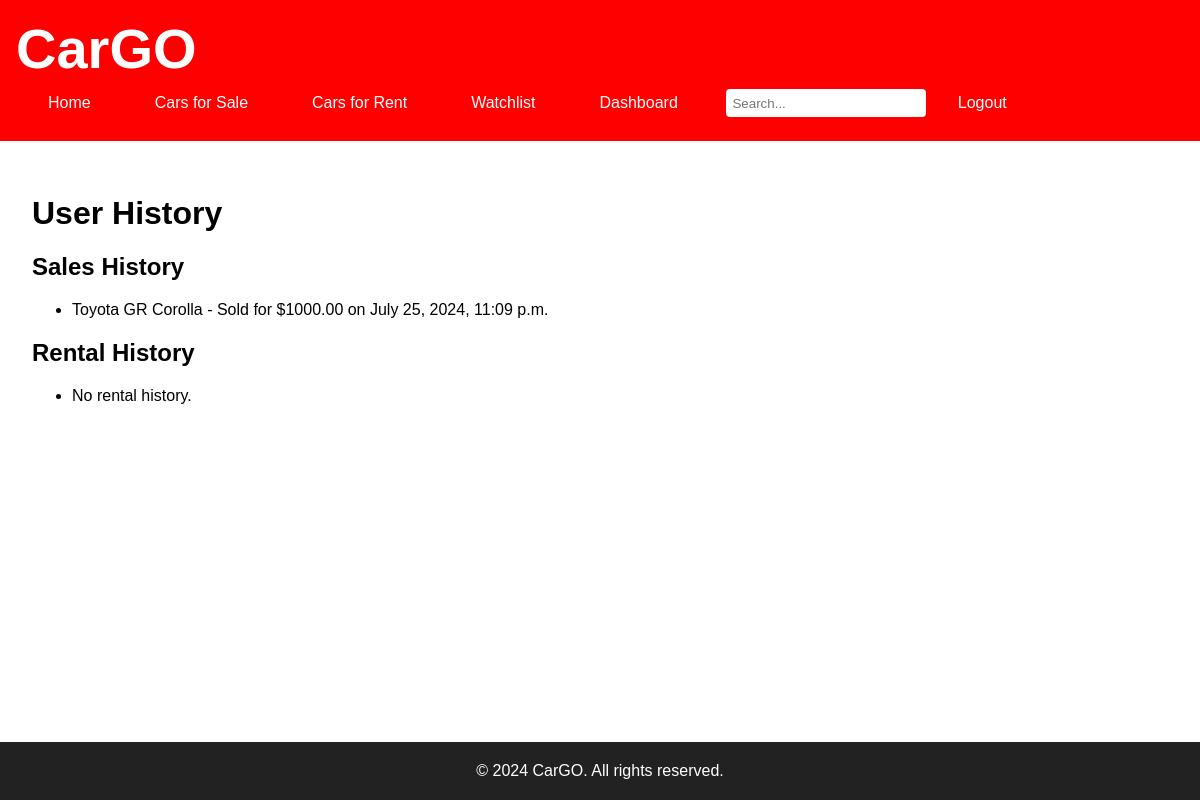
Page /user/history/ (signed in) on the committed database.
### sales_rental/models.py (models this page shows, shortened)
class Sale(models.Model):
    car = models.ForeignKey(Car, related_name='sales', on_delete=models.CASCADE)
    buyer = models.ForeignKey(User, on_delete=models.CASCADE)
    sale_date = models.DateTimeField(auto_now_add=True)
    amount = models.DecimalField(max_digits=10, decimal_places=2, default=0.00)

class Car(models.Model):
    make = models.CharField(max_length=50)
    model = models.CharField(max_length=50)
    year = models.PositiveIntegerField()
    price = models.DecimalField(max_digits=10, decimal_places=2)
    description = models.TextField()
    images = models.ManyToManyField('CarImage', related_name='cars', blank=True)
    discount = models.DecimalField(max_digits=5, decimal_places=2, null=True, blank=True)
    is_available_for_sale = models.BooleanField(default=True)
    is_available_for_rent = models.BooleanField(default=True)

### sales_rental/views.py (the view)
# urls.py: path('user/history/', views.user_history, name='user_history'),
@login_required
def user_history(request):
    user_sales = Sale.objects.filter(buyer=request.user)
    user_rentals = Rental.objects.filter(renter=request.user)
    return render(request, 'user_history.html', {'user_sales': user_sales, 'user_rentals': user_rentals})

### sales_rental/context_processors.py (called while the page is built)
def current_year(request):
    return {'current_year': datetime.now().year}

### sales_rental/templates/user_history.html
{% extends 'base.html' %}
{% block content %}
  <h1>User History</h1>
  <h2>Sales History</h2>
  <ul>
    {% for sale in user_sales %}
      <li>{{ sale.car.make }} {{ sale.car.model }} - Sold for ${{ sale.amount }} on {{ sale.sale_date }}</li>
    {% empty %}
      <li>No sales history.</li>
    {% endfor %}
  </ul>
  <h2>Rental History</h2>
  <ul>
    {% for rental in user_rentals %}
      <li>{{ rental.car.make }} {{ rental.car.model }} - Rented from {{ rental.rental_start_date }} to {{ rental.rental_end_date }} for ${{ rental.amount }}</li>
    {% empty %}
      <li>No rental history.</li>
    {% endfor %}
  </ul>
{% endblock %}

### sales_rental/static/css/styles.css (style rules this page uses)
html, body { margin: 0; padding: 0; width: 100%; height: 100%; }
* { box-sizing: border-box; }
body { font-family: Arial, sans-serif; display: flex; flex-direction: column; min-height: 100vh; }

### rows in the picture
Sale: car.make "Toyota", car.model "GR Corolla", amount "1000.00", sale_date "July 25, 2024, 11:09 p.m."
